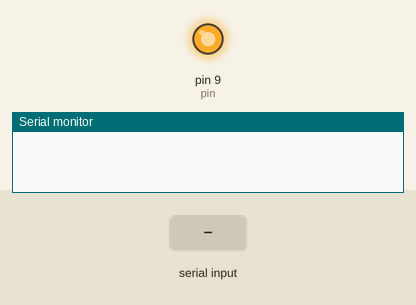
Simulated run of this sketch. Board: Arduino Uno, built with avr-gcc and run on an emulated ATmega328P. Parts: output pins drawn as LEDs (lit = HIGH), the last lines printed to the serial monitor. The test bench sets the inputs (shaded band).

Above: at 1.2 s.
1.3 s: "r90\n" received over Serial
At 2.5 s:
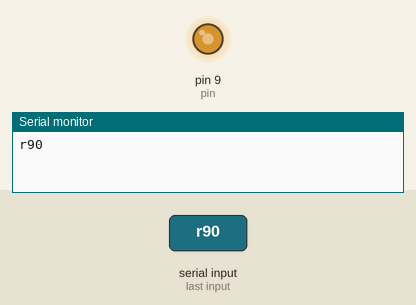
2.8 s: "r,45\n" received over Serial
At 3.8 s:
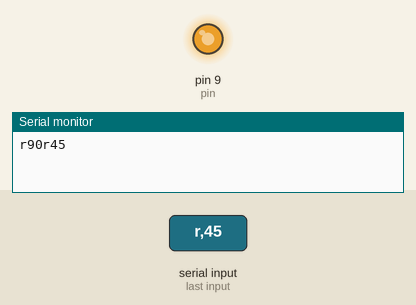
Timing chart, 0 to 5.8 s (numbered marks = the images above; inputs shaded):
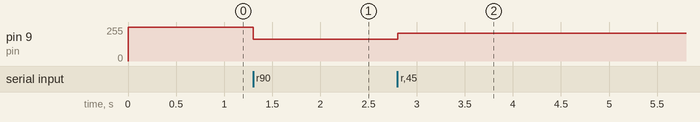

Measured:
- after the input at 1.3 s, pin 9 (pin): 255/255 → 165/255 at once
- after the input at 2.8 s, pin 9 (pin): 165/255 → 210/255 at once

The sketch:

raspi_serial.ino
```cpp
const int pin =  9;
char a;
int b;
void setup() {
  Serial.begin(9600);
  pinMode(pin, OUTPUT);

  analogWrite(pin,255);
}

void loop() {

  if (Serial.available()){
    char a = Serial.read();
    int b = Serial.parseInt();
    writeLed(a,b);
  }
  delay(1);        // delay in between reads for stability
  //Serial.println(a);
}

void writeLed(char a, int b){
  if (a=='r'){
    analogWrite(pin, 255-b);
    Serial.print(a);
    Serial.print(b);
    return;
  }
  return;
}
```
